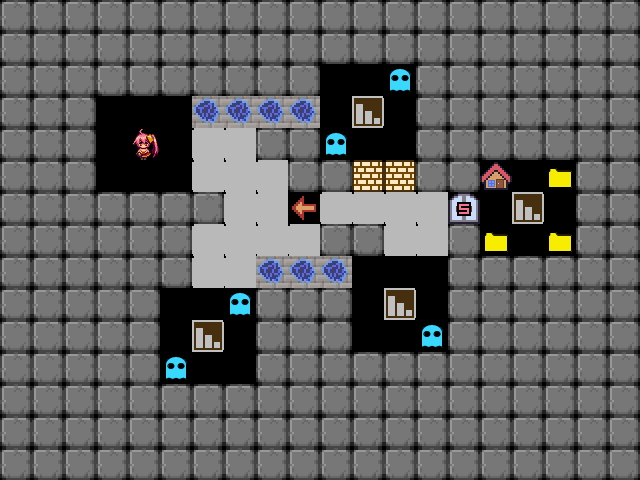

A level layout from a 2D game, rendered from its tile map. Below: a short description, then the map file with its tile-grid data intact:
An orthogonal 20x15 tile map with 32x32 px tiles, 1 tile layer (タイル・レイヤー1).

<map version="1.0" orientation="orthogonal" renderorder="right-down" width="20" height="15" tilewidth="32" tileheight="32" nextobjectid="1">
 <tileset firstgid="1" name="tileset" tilewidth="32" tileheight="32">
  <image source="tileset.png" width="256" height="128" />
 </tileset>
 <layer name="タイル・レイヤー1" width="20" height="15">
  <data encoding="csv">
3,3,3,3,3,3,3,3,3,3,3,3,3,3,3,3,3,3,3,3,
3,3,3,3,3,3,3,3,3,3,3,3,3,3,3,3,3,3,3,3,
3,3,3,3,3,3,3,3,3,3,0,0,9,3,3,3,3,3,3,3,
3,3,3,0,0,0,7,7,7,7,0,2,0,3,3,3,3,3,3,3,
3,3,3,0,1,0,4,4,3,3,9,0,0,3,3,3,3,3,3,3,
3,3,3,0,0,0,4,4,4,3,3,21,21,3,3,6,0,10,3,3,
3,3,3,3,3,3,3,4,4,17,4,4,4,4,23,0,2,0,3,3,
3,3,3,3,3,3,4,4,4,4,3,3,4,4,3,10,0,10,3,3,
3,3,3,3,3,3,4,4,7,7,7,0,0,0,3,3,3,3,3,3,
3,3,3,3,3,0,0,9,3,3,3,0,2,0,3,3,3,3,3,3,
3,3,3,3,3,0,2,0,3,3,3,0,0,9,3,3,3,3,3,3,
3,3,3,3,3,9,0,0,3,3,3,3,3,3,3,3,3,3,3,3,
3,3,3,3,3,3,3,3,3,3,3,3,3,3,3,3,3,3,3,3,
3,3,3,3,3,3,3,3,3,3,3,3,3,3,3,3,3,3,3,3,
3,3,3,3,3,3,3,3,3,3,3,3,3,3,3,3,3,3,3,3
</data>
 </layer>
</map>
